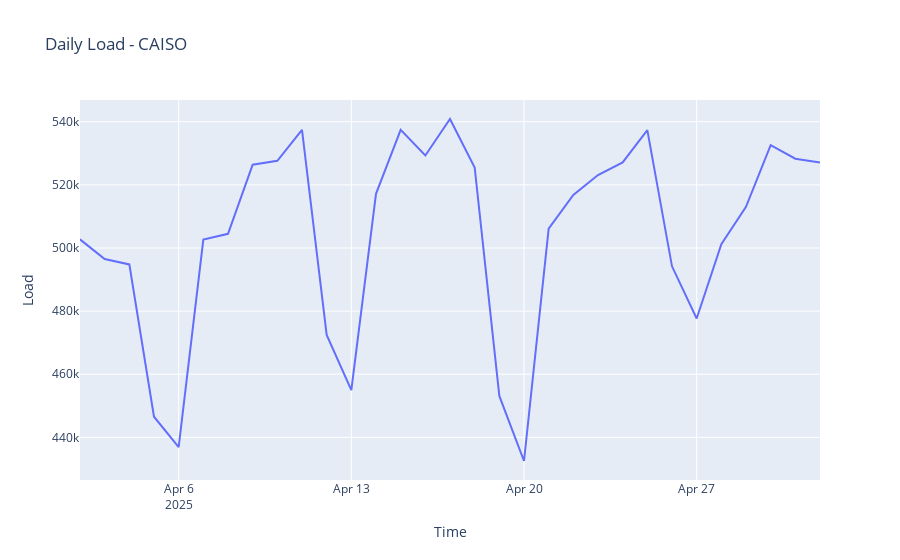

Notebook cell for this chart:
### Code cell
hourly_load = load_df.set_index("Time").resample("H").mean()
daily_load = (
    hourly_load
    .select_dtypes(include='number')
    .resample("D").sum()
    .reset_index()
    .iloc[1:-1]
)

fig = px.line(daily_load, x="Time", y="Load", title="Daily Load - CAISO")
fig.show()
